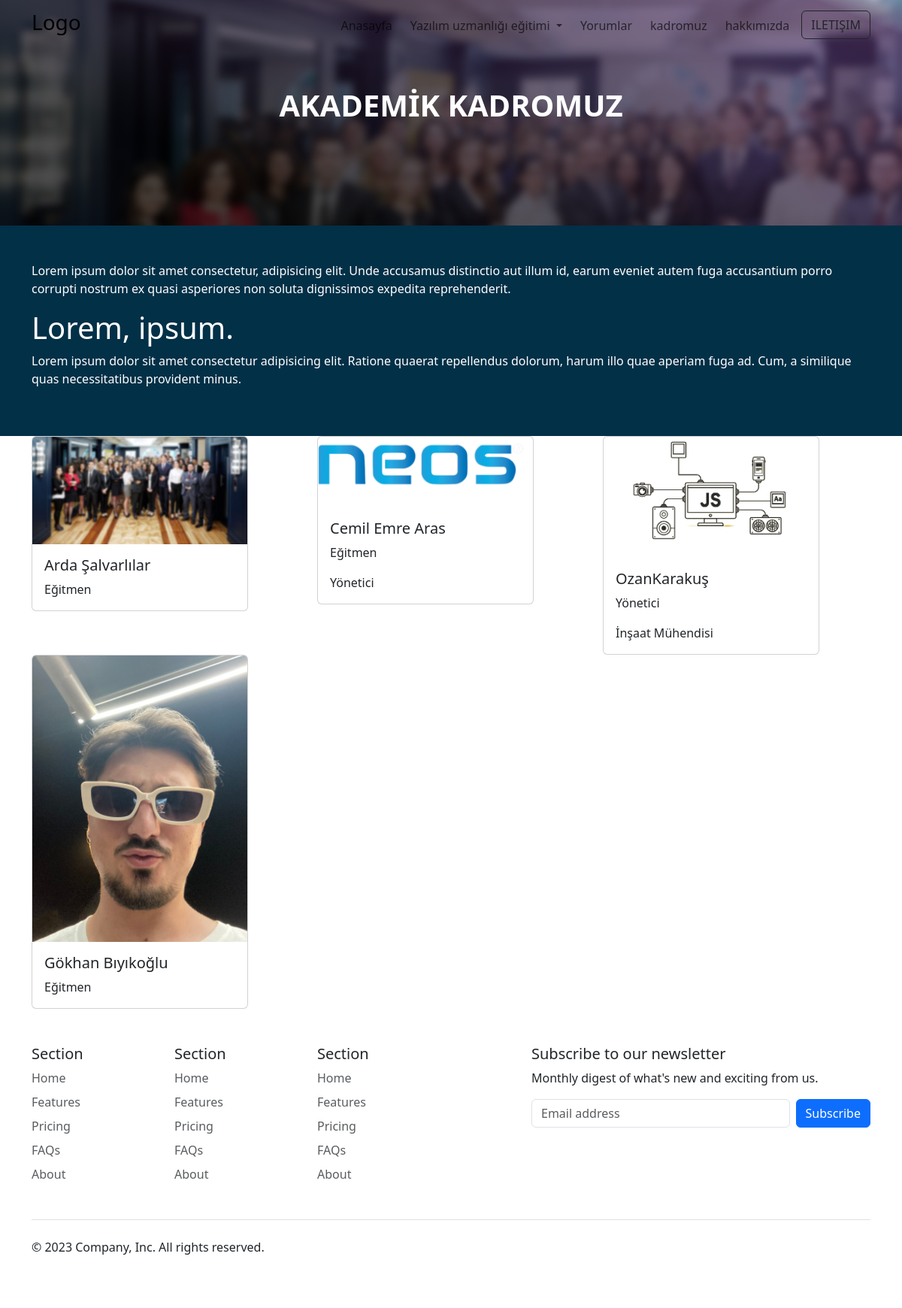
The page /kadromuz/ on the database its author committed.
### kadro/models.py (models this page shows, shortened)
class Kadro(models.Model):
  full_name = models.CharField(max_length=100)
  image_url = models.ImageField(upload_to='persomal-picture')
  category = models.ManyToManyField(Category)

class Category(models.Model):
  title = models.CharField(max_length=50)

### pages/views.py (the view)
# urls.py: path('kadromuz/', kadromuz, name='kadromuzPage'),
def kadromuz(request):
  personel = Kadro.objects.all()
  return render(request, 'kadromuz.html',{
    'personel': personel
  })

### pages/templates/kadromuz.html (shortened to what this page needs)
{% extends "core/base.html" %}
{% load static %}
{% block content %}
<div id="kadromuzContent" class='py-5'>
  <div class="explain-div">
    <div class="container">
      <p class='text-white'>Lorem ipsum dolor sit amet consectetur, adipisicing elit. Unde accusamus distinctio aut illum id, earum eveniet autem fuga accusantium porro corrupti nostrum ex quasi asperiores non soluta dignissimos expedita reprehenderit.</p>
      <h2 class='fs-1 text-white'>Lorem, ipsum.</h2>
      <p class='text-white'>Lorem ipsum dolor sit amet consectetur adipisicing elit. Ratione quaerat repellendus dolorum, harum illo quae aperiam fuga ad. Cum, a similique quas necessitatibus provident minus.</p>
    </div>
  </div>
</div>
<section id='kadro'>
  <div class="container">
    <div class="row">
      {% for calisan in personel %}
      <div class="col-lg-4 col-sm-6">
        {% include "partials/_personel.html" %}
      </div>
      {% endfor %}
    </div>
  </div>
</section>
{% endblock content %}

### templates/partials/_personel.html
<div class="card" style="width: 18rem;">
    <img src="{{calisan.image_url.url}}" class="card-img-top" alt="...">
    <div class="card-body">
      <h5 class="card-title">{{calisan.full_name}}</h5>
      {% for cat in calisan.category.all %}
        <p class='card-text'>{{cat.title}}</p>
      {% endfor %}
    </div>
</div>

### static/style/styles.css (style rules this page uses)
body { min-height: 100vh; background-repeat: no-repeat; }
#kadromuzContent { background-color: #023047; }

### rows shown on the page
Kadro: image_url (picture), full_name "Arda Şalvarlılar"
Category: title "Eğitmen"
Kadro: image_url (picture), full_name "Cemil Emre Aras"
Category: title "Yönetici"
Kadro: image_url (picture), full_name "OzanKarakuş"
Category: title "İnşaat Mühendisi"
Kadro: image_url (picture), full_name "Gökhan Bıyıkoğlu"
